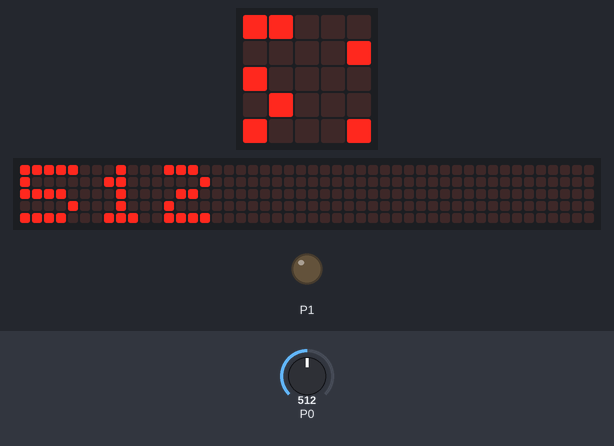
Bench run of a program on a simulated BBC micro:bit (MakeCode). Parts: the board's 5×5 LED display, a strip that is not on the board, showing the scrolling text unrolled, output pins drawn as LEDs (lit = HIGH). The inputs (shaded band) are chosen by the test bench; at power-on: P0 = 512 (analog values on the 0–1023 scale). The 48×5 strip is a reading aid, not a part: it shows the text the display is scrolling, unrolled, one strip-width of it at a time.

Above: at 1.27 s.
1.3 s: P0 set to 710
At 3.69 s:
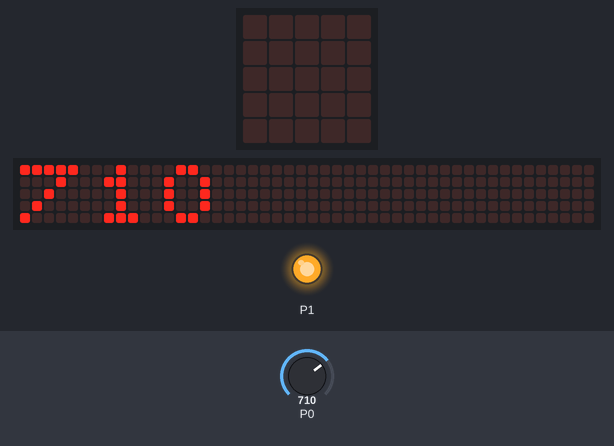
5.4 s: P0 set to 0
At 8.2 s:
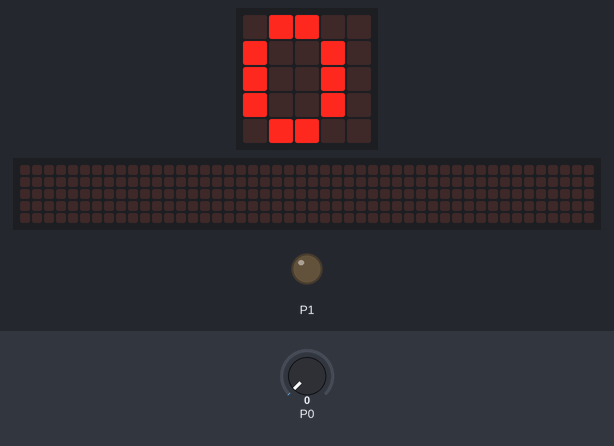
8.7 s: P0 set to 122
At 12.15 s:
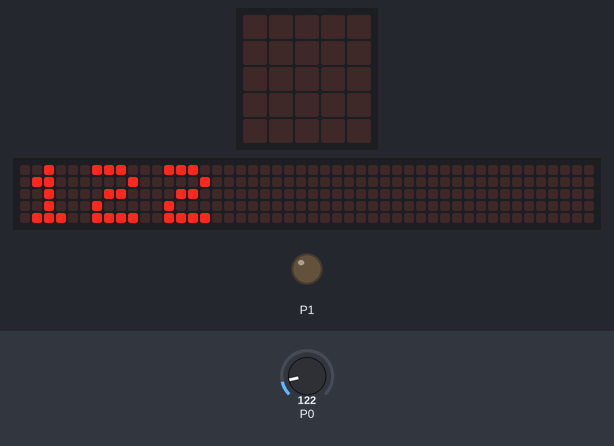
Timing chart, 0 to 13.7 s (numbered marks = the images above; inputs shaded):
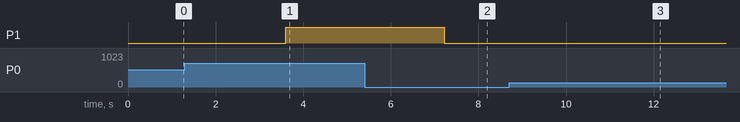

Measured:
- after the input at 1.3 s, P1: LOW → HIGH after 2.3 s
- after the input at 5.4 s, P1: HIGH → LOW after 1.8 s
- after the input at 8.7 s, the display: first changes after 0.08 s (image 3 shows a later state)
- what the display in image 3 shows lasts 0.5 s, from 11.9 s to 12.4 s

The program:

main.ts
```typescript
basic.forever(function () {
    basic.showNumber(pins.analogReadPin(AnalogPin.P0))
    if (pins.analogReadPin(AnalogPin.P0) < 700) {
        pins.digitalWritePin(DigitalPin.P1, 0)
    } else {
        pins.digitalWritePin(DigitalPin.P1, 1)
    }
})
```

test.ts
```typescript
// テストはここに来ます。このパッケージが拡張機能として使用されるときにはコンパイルされません。
```
